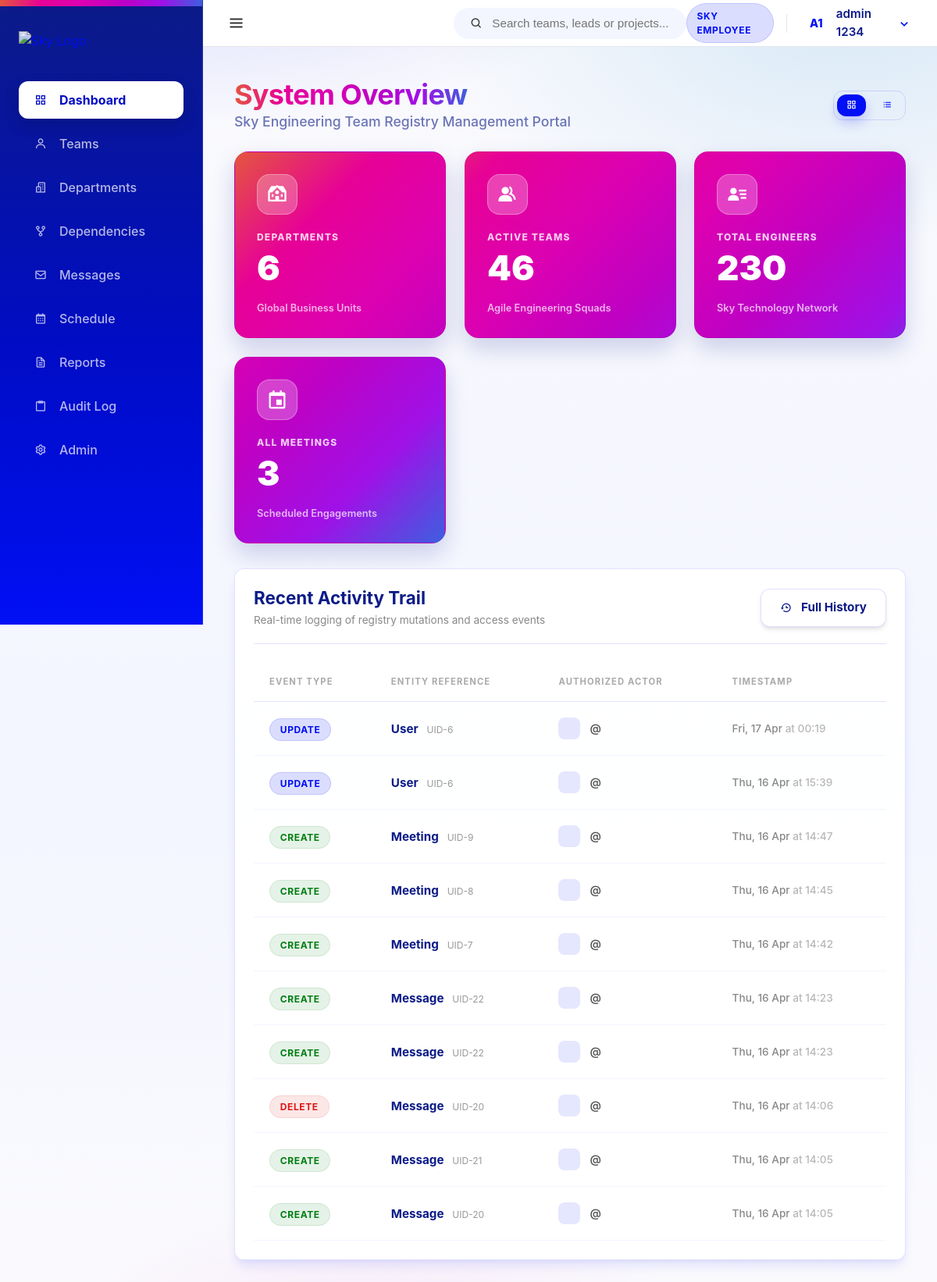
The app's page /dashboard/ (signed in), older data.
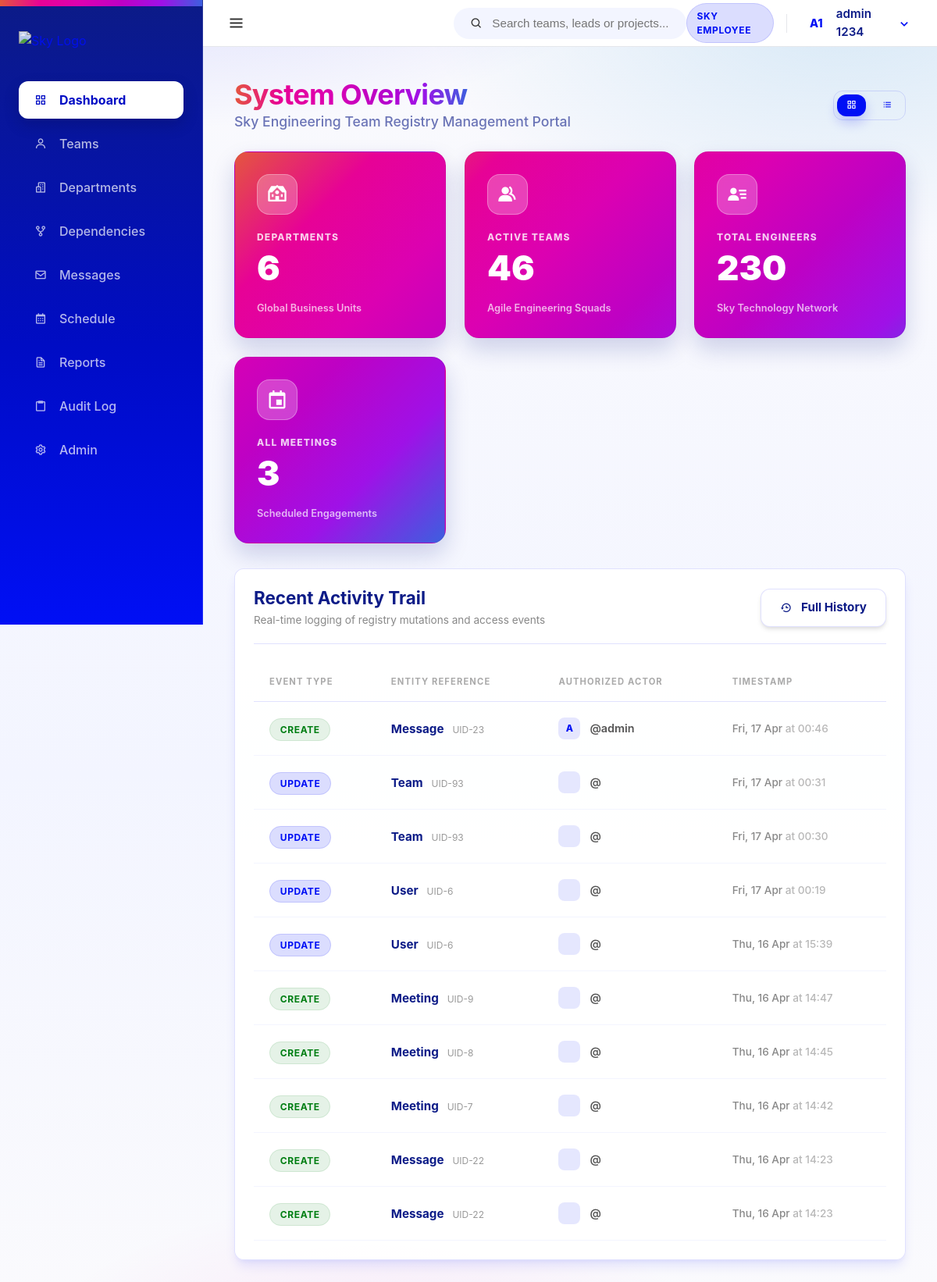
The same page, newer data.
### core/models.py (models this page shows, shortened)
class AuditLog(models.Model):
    audit_id = models.AutoField(primary_key=True)
    actor_user = models.ForeignKey(User, on_delete=models.SET_NULL, null=True, blank=True, related_name='audit_actions')
    ACTION_CHOICES = [
        ('CREATE', 'Create'),
        ('UPDATE', 'Update'),
        ('DELETE', 'Delete'),
    ]
    action_type = models.CharField(max_length=10, choices=ACTION_CHOICES)
    entity_type = models.CharField(max_length=50) # Team/Department/User etc.
    entity_id = models.IntegerField()
    action_changed_at = models.DateTimeField(auto_now_add=True)
    change_summary = models.TextField()

class User(AbstractUser):
    class Meta:
        verbose_name = 'User'
        verbose_name_plural = 'Users'

### core/views.py (the view)
# urls.py: path('', views.dashboard, name='dashboard'),
@login_required
def dashboard(request):
    view_mode = request.GET.get('view', 'grid')
    context = {
        'total_teams': Team.objects.count(),
        'total_depts': Department.objects.count(),
        'total_members': TeamMember.objects.count(),
        'total_meetings': Meeting.objects.count(),
        'recent_updates': AuditLog.objects.all().order_by('-action_changed_at')[:10],
        'view_mode': view_mode,
    }
    return render(request, 'dashboard.html', context)

### templates/dashboard.html (shortened to what the changed rows need)
{% extends 'base.html' %}
{% block content %}
<div class="flex-between mb-2 animate-slide-up">
    <div class="dashboard-header">
        <h1 class="spectrum-text" style="font-size: 2.25rem; letter-spacing: -0.02em;">System Overview</h1>
    </div>
</div>
<div class="row animate-slide-up" style="animation-delay: 0.4s; margin-top: 2rem;">
    <div class="card spell-tilt" style="width: 100%;">
        <div class="card-header" style="margin-bottom: 1.5rem; display: flex; justify-content: space-between; align-items: center; border-bottom: 1px solid var(--border); padding-bottom: 1.25rem;">
            <div>
                <h2 style="font-size: 1.4rem; color: var(--sky-header-blue);">Recent Activity Trail</h2>
            </div>
        </div>
        <table style="width: 100%; border-collapse: collapse;">
            <thead>
                <tr style="text-align: left; color: #aaa; font-size: 0.7rem; text-transform: uppercase; letter-spacing: 0.1em; border-bottom: 1px solid var(--border);">
                    <th style="padding: 1rem 1.25rem;">Event Type</th>
                    <th style="padding: 1rem 1.25rem;">Entity Reference</th>
                    <th style="padding: 1rem 1.25rem;">Authorized Actor</th>
                    <th style="padding: 1rem 1.25rem;">Timestamp</th>
                </tr>
            </thead>
            <tbody>
                {% for log in recent_updates %}
                <tr style="border-bottom: 1px solid var(--sky-surface-strong); transition: background 0.2s ease;">
                    <td style="padding: 1.25rem;">
                        <span class="badge {% if log.action_type == 'CREATE' %}badge-green{% elif log.action_type == 'DELETE' %}badge-red{% else %}badge-blue{% endif %}">
                            {{ log.action_type }}
                        </span>
                    </td>
                    <td style="padding: 1.25rem;">
                        <span style="font-weight: 700; color: var(--sky-header-blue); font-size: 0.95rem;">{{ log.entity_type }}</span>
                        <span style="font-size: 0.75rem; color: #999; margin-left: 0.4rem;">UID-{{ log.entity_id }}</span>
                    </td>
                    <td style="padding: 1.25rem;">
                        <div style="display: flex; align-items: center; gap: 0.75rem;">
                            <div style="width: 28px; height: 28px; background: var(--sky-tint-10); border-radius: 8px; display: flex; align-items: center; justify-content: center; font-size: 0.75rem; font-weight: 800; color: var(--sky-primary);">
                                {{ log.actor_user.username|slice:":1"|upper }}
                            </div>
                            <span style="font-weight: 600; color: #555; font-size: 0.9rem;">@{{ log.actor_user.username }}</span>
                        </div>
                    </td>
                    <td style="padding: 1.25rem; font-size: 0.85rem; color: #888; font-weight: 500;">
                        {{ log.action_changed_at|date:"D, d M" }} <span style="opacity: 0.6;">at {{ log.action_changed_at|date:"H:i" }}</span>
                    </td>
                </tr>
                {% endfor %}
            </tbody>
        </table>
    </div>
</div>
{% endblock %}

Row changes from the older to the newer data that the page shows:
no longer on this page (row unchanged): AuditLog: action_type "DELETE", entity_type "Message", entity_id "20", action_changed_at "Thu, 16 Apr", action_changed_at "14:06"
no longer on this page (row unchanged): AuditLog: action_type "CREATE", entity_type "Message", entity_id "21", action_changed_at "Thu, 16 Apr", action_changed_at "14:05"
no longer on this page (row unchanged): AuditLog: action_type "CREATE", entity_type "Message", entity_id "20", action_changed_at "Thu, 16 Apr", action_changed_at "14:05"
added AuditLog: action_type "CREATE", entity_type "Message", entity_id "23", actor_user.username "A", actor_user.username "admin", action_changed_at "Fri, 17 Apr", action_changed_at "00:46"
added AuditLog: action_type "UPDATE", entity_type "Team", entity_id "93", action_changed_at "Fri, 17 Apr", action_changed_at "00:31"
added AuditLog: action_type "UPDATE", entity_type "Team", entity_id "93", action_changed_at "Fri, 17 Apr", action_changed_at "00:30"
